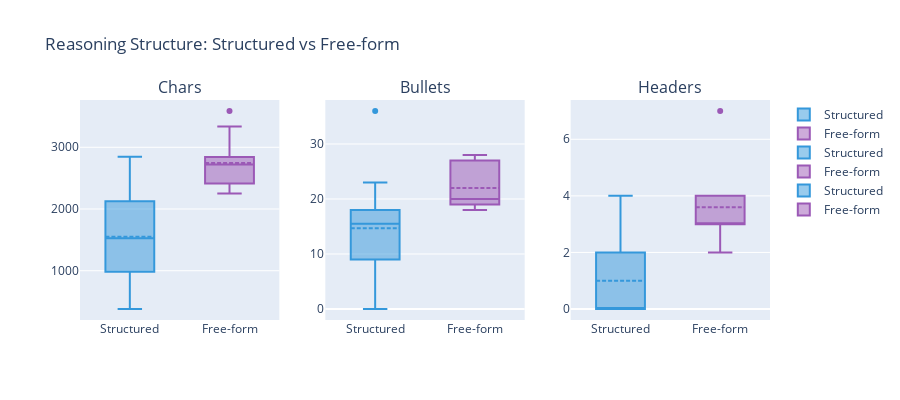

Here is the notebook cell this chart was saved with:
### Code cell
# Visualization: Reasoning Structure Comparison
metrics = ["chars", "bullets", "headers"]
fig = make_subplots(
    rows=1, cols=3,
    subplot_titles=[f"{m.title()}" for m in metrics],
)

for i, metric in enumerate(metrics, 1):
    fig.add_trace(
        go.Box(
            y=df_analysis[f"struct_{metric}"],
            name="Structured",
            marker_color="#3498db",
            boxmean=True,
        ),
        row=1, col=i
    )
    fig.add_trace(
        go.Box(
            y=df_analysis[f"free_{metric}"],
            name="Free-form",
            marker_color="#9b59b6",
            boxmean=True,
        ),
        row=1, col=i
    )

fig.update_layout(
    title="Reasoning Structure: Structured vs Free-form",
    height=400,
    showlegend=True,
)
fig.show()

### Figure 1 — Plotly figure (JSON) as saved in the notebook; plotly's stock layout.template omitted (floating-point values rounded to 4 significant figures)
{"data": [{"boxmean": true, "marker": {"color": "#3498db"}, "name": "Structured", "y": [884, 2124, 380, 1351, 2848, 1235, 2253, 983, 1750, 1699], "type": "box", "xaxis": "x", "yaxis": "y"}, {"boxmean": true, "marker": {"color": "#9b59b6"}, "name": "Free-form", "y": [2789, 2253, 2835, 3588, 2429, 2414, 2652, 2299, 3335, 2843], "type": "box", "xaxis": "x", "yaxis": "y"}, {"boxmean": true, "marker": {"color": "#3498db"}, "name": "Structured", "y": [0, 18, 0, 15, 36, 9, 17, 13, 16, 23], "type": "box", "xaxis": "x2", "yaxis": "y2"}, {"boxmean": true, "marker": {"color": "#9b59b6"}, "name": "Free-form", "y": [18, 20, 21, 28, 20, 19, 20, 27, 28, 19], "type": "box", "xaxis": "x2", "yaxis": "y2"}, {"boxmean": true, "marker": {"color": "#3498db"}, "name": "Structured", "y": [0, 1, 0, 3, 2, 0, 4, 0, 0, 0], "type": "box", "xaxis": "x3", "yaxis": "y3"}, {"boxmean": true, "marker": {"color": "#9b59b6"}, "name": "Free-form", "y": [4, 3, 4, 7, 2, 3, 3, 4, 3, 3], "type": "box", "xaxis": "x3", "yaxis": "y3"}], "layout": {"xaxis": {"anchor": "y", "domain": [0.0, 0.2889]}, "yaxis": {"anchor": "x", "domain": [0.0, 1.0]}, "xaxis2": {"anchor": "y2", "domain": [0.3556, 0.6444]}, "yaxis2": {"anchor": "x2", "domain": [0.0, 1.0]}, "xaxis3": {"anchor": "y3", "domain": [0.7111, 1.0]}, "yaxis3": {"anchor": "x3", "domain": [0.0, 1.0]}, "annotations": [{"font": {"size": 16}, "showarrow": false, "text": "Chars", "x": 0.1444, "xanchor": "center", "xref": "paper", "y": 1.0, "yanchor": "bottom", "yref": "paper"}, {"font": {"size": 16}, "showarrow": false, "text": "Bullets", "x": 0.5, "xanchor": "center", "xref": "paper", "y": 1.0, "yanchor": "bottom", "yref": "paper"}, {"font": {"size": 16}, "showarrow": false, "text": "Headers", "x": 0.8556, "xanchor": "center", "xref": "paper", "y": 1.0, "yanchor": "bottom", "yref": "paper"}], "title": {"text": "Reasoning Structure: Structured vs Free-form"}, "height": 400, "showlegend": true}}
